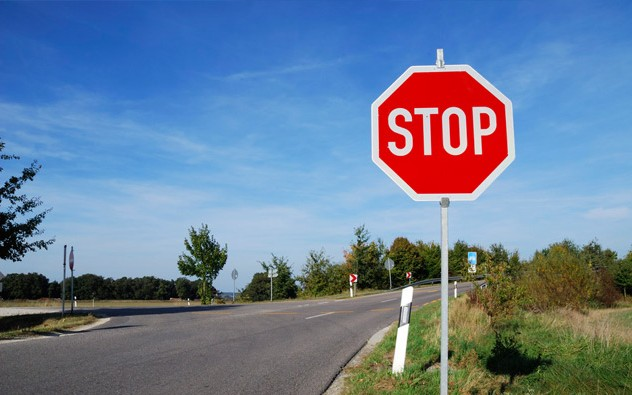
#> input picture 4.jpg, 632 x 395 px
$ python template_matching.py
#> lines starting #> are read from the running program, lines starting #| are printed output that depends on the picture; after the words box and inside, x2 and y2 are one past the last pixel; in counts of white or black regions, pixels touching at a corner belong together
import cv2
import numpy as np
from matplotlib import pyplot as plt


rgb_gambar = cv2.imread('4.jpg')
#> rgb_gambar is the input picture: shape (395, 632, 3); mean B, G, R 152.4, 126.3, 105.4
abu_abu = cv2.cvtColor(rgb_gambar, cv2.COLOR_BGR2GRAY)
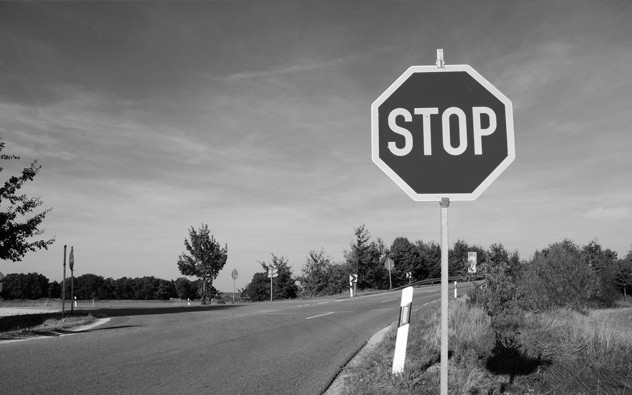
#> abu_abu: shape (395, 632); min 0, max 255, mean 123
template = cv2.imread('template_4.jpg',0)
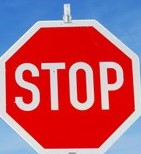
#> input picture template_4.jpg, 141 x 154 px
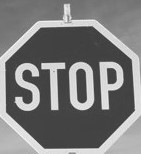
#> template: shape (154, 141); min 49, max 255, mean 124
w, h = template.shape[::-1]
#> w = 141; h = 154

res = cv2.matchTemplate(abu_abu,template,cv2.TM_CCOEFF_NORMED)
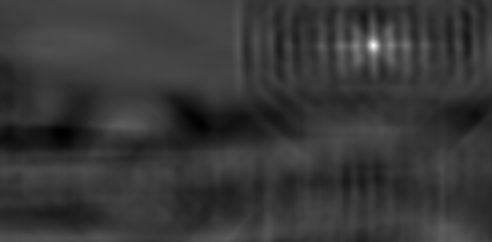
#> res: shape (242, 492) float32; min -0.289, max 0.999, mean -0.00768; drawn with min black and max white
threshold = 0.8
loc = np.where( res >= threshold)
#> loc = 19 positions, rows 43 to 47, columns 371 to 375
for pt in zip(*loc[::-1]):
    cv2.rectangle(rgb_gambar, pt, (pt[0] + w, pt[1] + h), (0,0,255), 2)
#> this loop made 19 passes
#> pt on passes 1 to 12: (372, 43), (373, 43), (374, 43), (371, 44), (372, 44), (373, 44), (374, 44), (371, 45), (372, 45), (373, 45), (374, 45), (375, 45)
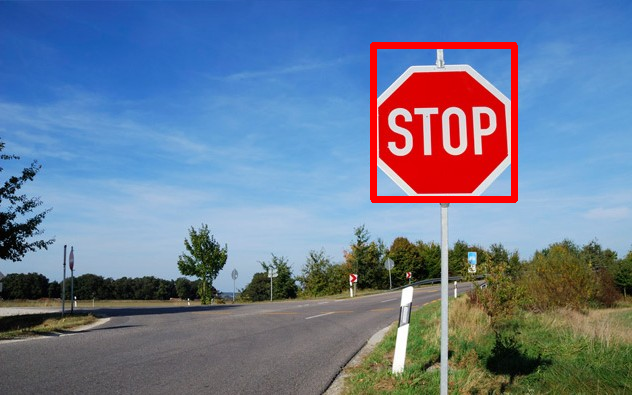
#> rgb_gambar: shape (395, 632, 3); 1.65% of pixels changed, all inside (x1, y1, x2, y2) = (370, 42, 518, 203)

cv2.imwrite('resasdyoaisd.jpg',rgb_gambar)


img = cv2.imread('resulst.jpg', cv2.IMREAD_GRAYSCALE)
#> (the run stopped early here; a loop or call above may not have finished)
